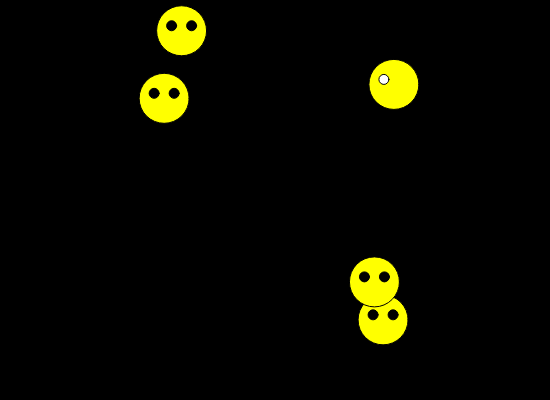
Frame 1 (no input)
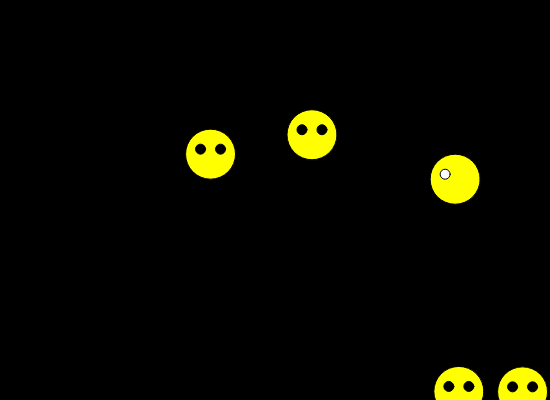
Frame 60 (no input)
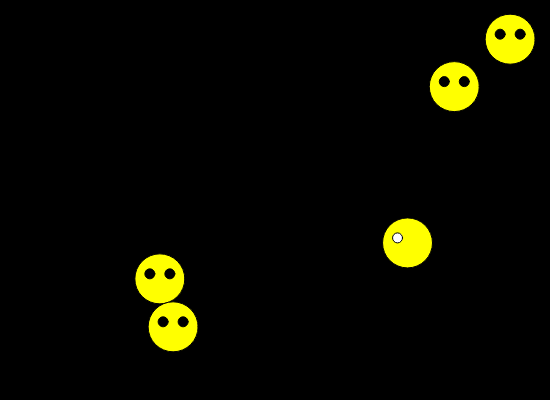
Frame 120 (the mouse pressed at the canvas centre since frame 60)

The p5.js sketch that drew these frames (run headless with seeded random() and noise() and a simulated clock; from frame 60 on, the mouse is pressed at the canvas centre):

// p5.js sketch
// ── sketch.js
//array
let faces=[];


function setup() {
  createCanvas(550, 400);
  for (let i=0; i<5; i++) {
    faces.push ( new Face (random(width), random(height),"#FFFF00", random(["happy","frown"])));
  }
}

function draw() { 
     background(0);
    
  ////FACES
//   //happy face
// ellipse (96, 146, 155, 155);
//   //hf eyes
// ellipse(56, 132, 25, 25);
// ellipse(126, 132, 25, 25);

// //SMILE
//    arc(100, 180, 50, 40, 18, PI + QUARTER_PI, CHORD);
//   //sad face 
//   ellipse (410, 146, 155, 155)
//   //sf eyes
// ellipse(446, 132, 25, 25);
// ellipse(370, 132, 25, 25);
//     arc(400, 155, 100, 70, 20, HALF_PI);
  
    //draw new face
  for(let i=0; i<5; i++) {
    // faces[i].draw()
    
    //faces[i].startMotion()
    faces[i].move()
    faces[i].show()
  }
//   for (let i=0; i < 5000, i++;){
//     faces[i].draw();
  
    
//     //faces move  
//     faces[i].move ();
    
//    //faces are this color  
//     fill(this.c);

}


  
function mousePressed () {
  for (let i=0; i<5; i++){
    faces [i].startMotion (random (-10, 10), random (-10, 10))
  }
}
  
  
class Face {
  constructor (ax,ay,ac, faceType){
  this.x = ax;
  this.y = ay;
  this.c = ac;
  this.faceType = faceType
  this.xspeed = random(3);
  this.yspeed = random(2);
  }
  
  show() {
    push()
    translate(this.x, this.y)
    // face
    fill(this.c)
    circle(0, 0, 50)
    
    // if faceType === "happy", draw happy face
    if (this.faceType === "happy") {
      //left eye
      fill(0)
      circle(-10,-5,10)
      
      //right eye
      fill(0)
      circle(10, -5, 10)
    } else {
      //left eye
      fill(255)
      circle(-10,-5,10)
      
      //right eye
    }
    
    pop()
    // else, draw frown face
  }
  
  startMotion (xspeed, yspeed){
    this.xspeed=xspeed;
    this.yspeed = yspeed;
  }
  
  move (){
    this.x = this.x + this.xspeed;
    if ((this.x>width) || (this.x <0 )){
      this.xspeed*=-1; 
    }
      
    this.y=this.y+this.yspeed;
    if ((this.y>height) || (this.y <0 )){
      this.yspeed*=-1;
    }
  }
  
  // a method that check collision, 
  // if two balls collide
  // push a new ball to your faces array
  // https://www.youtube.com/watch?v=uAfw-ko3kB8


  
  
    
  }
